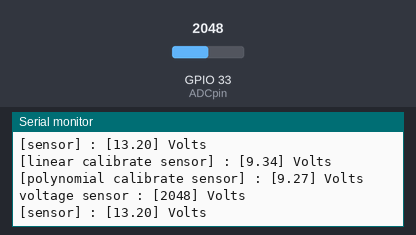
The sketch below on a simulated ESP32. On the bench: the last lines printed to the serial monitor. The test bench sets the inputs (shaded band); at power-on: GPIO 33 (ADCpin) = 2048.

Above: at 2.8 s.
2.9 s: GPIO 33 (ADCpin) set to 2866
At 3.4 s:
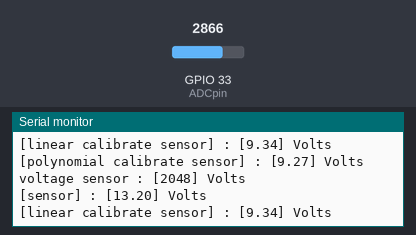
5.6 s: GPIO 33 (ADCpin) set to 3603
At 5.6 s:
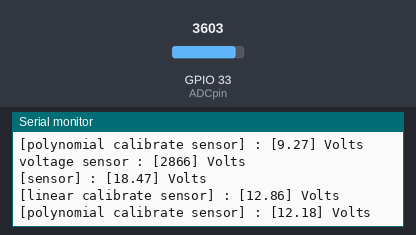
Timing chart, 0 to 8.6 s (numbered marks = the images above; inputs shaded):
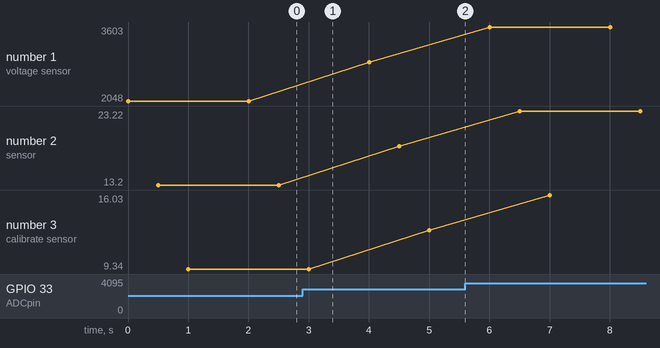

Measured:
- plotted number 1: 2048 → 2866 after the input at 2.9 s, 2866 → 3603 after the input at 5.6 s
- plotted number 2: 13.2 → 18.47 after the input at 2.9 s, 18.47 → 23.22 after the input at 5.6 s
- plotted number 3: 9.34 → 12.86 after the input at 2.9 s, 12.86 → 16.03 after the input at 5.6 s

The sketch:

voltage_sensor.ino
```cpp
#define ADCpin 33

// coefficient of linear calibraton สัมประสิทธิ์ของการปรับเทียบแบบเส้นตรง
float alpha = 0.6676;
float beta = 0.5269;

// coefficient of polynomial calibration สัมประสิทธิ์ของการปรับเทียบแบบพหุนาม
float alpha_poly = -0.0065;
float beta_poly = 0.7577;
float gamma_poly = 0.3978;


void setup() {
  Serial.begin(9600);
  analogSetWidth(12);  // Define width of bit each
  analogSetAttenuation(ADC_11db);
  pinMode(ADCpin, INPUT);
}

void loop() {

  // ADC value from voltage sensor
  int analog_voltage_value = analogRead(ADCpin);
  Serial.print("voltage sensor : [");
  Serial.print(analog_voltage_value);
  Serial.println("] Volts");
  delay(500);

  // Calculate a Voltage from ADC
  float vout = (analog_voltage_value * 3.3) / (float)(1 << 9);
  Serial.print("[sensor] : [");
  Serial.print(vout);
  Serial.println("] Volts");
  delay(500);


  // Linear Calibration voltage sensor [ax+b]
  float voutcali = (alpha * vout) + beta;
  Serial.print("[linear calibrate sensor] : [");
  Serial.print(voutcali);
  Serial.println("] Volts");
  delay(500);

  // Polynomial Calibration voltage sensor [ax^2+bx+c]
  float voutcalipoly = (alpha_poly*(pow(vout,2)))+(beta_poly*vout)+gamma_poly;
  Serial.print("[polynomial calibrate sensor] : [");
  Serial.print(voutcalipoly);
  Serial.println("] Volts");
  delay(500);
}
```
